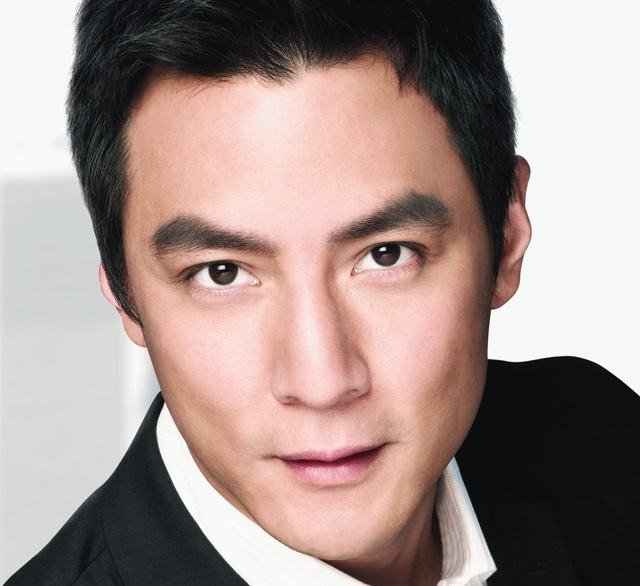
#> input picture python2/images/face-test-image/wuyanzu.jpg, 640 x 586 px
$ python __init__.py
#> lines starting #> are read from the running program, lines starting #| are printed output that depends on the picture
#> further down, image is the input picture: shape (586, 640, 3); mean B, G, R 139.6, 144.4, 162.5
### python2/model/resizeImage.py
# coding:utf-8
import os,sys
import numpy as np
import cv2

IMAGE_SIZE = 64

'''
函数功能：将图片缩放至长宽相等
'''
def resizeImage(image,height = IMAGE_SIZE, width = IMAGE_SIZE):

#> called with height = 64, width = 64
    top, bottom, left, right = (0,0,0,0)
    # 获取图像的长宽
    h, w, _ = image.shape
#> h = 586; w = 640
    print h,w
#| 586 640
    longestEdge = max(h,w)
#> longestEdge = 640

    if (h < longestEdge):
        dh = longestEdge - h
#> dh = 54
        top = dh // 2
#> top = 27
        bottom = dh - top
#> bottom = 27
    elif (w < longestEdge):
        dw = longestEdge - w
        left = dw // 2
        right = dw - left

    constant = cv2.copyMakeBorder(image, top, bottom, left, right, cv2.BORDER_CONSTANT, value = [0,0,0])
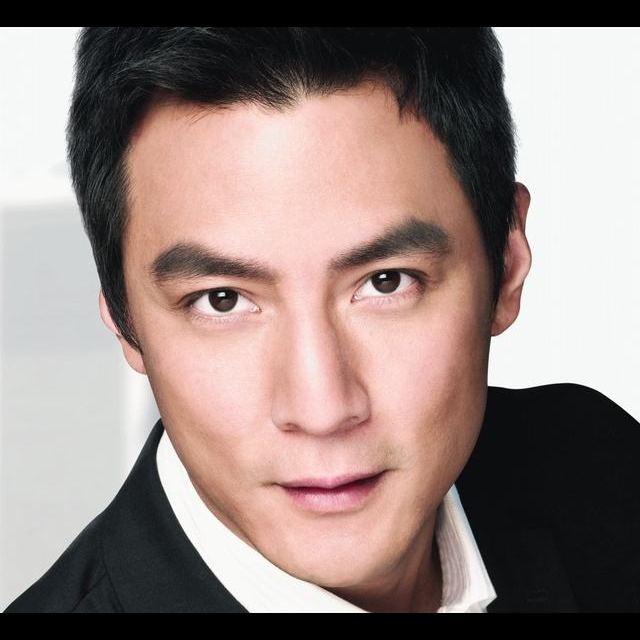
#> constant: shape (640, 640, 3); mean B, G, R 127.8, 132.2, 148.8
    return cv2.resize(constant,(height,width))
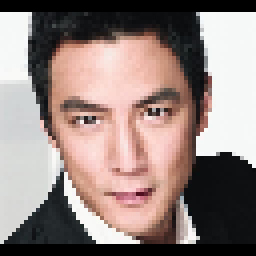
#> returned value: shape (64, 64, 3) (shown 4 times larger); mean of channels 0, 1, 2 127.1, 131.5, 148; drawn as B, G, R


'''
函数功能：读取相应的人脸图片，转为等长宽图片后缩放保存，并记录标记
注意：这里读取的人脸图像保存的文件夹是区分人脸标记的来源
'''
# [19 lines left out: function resizeImageGetLabel, not called in this run]

'''
从指定路径读取训练数据
'''
# [11 lines left out: function load_dataset, not called in this run]

### python2/model/__init__.py
# coding:utf-8
from resizeImage import *
import cv2

if __name__ == "__main__":

    image=cv2.imread("../images/face-test-image/wuyanzu.jpg")
    #cv2.imshow("wyz",image)
    cubeImage = resizeImage(image)
    cv2.imshow("cube",cubeImage)
    cv2.waitKey(0)  # 点击Esc键退出
#> (the run stopped early here; a loop or call above may not have finished)
